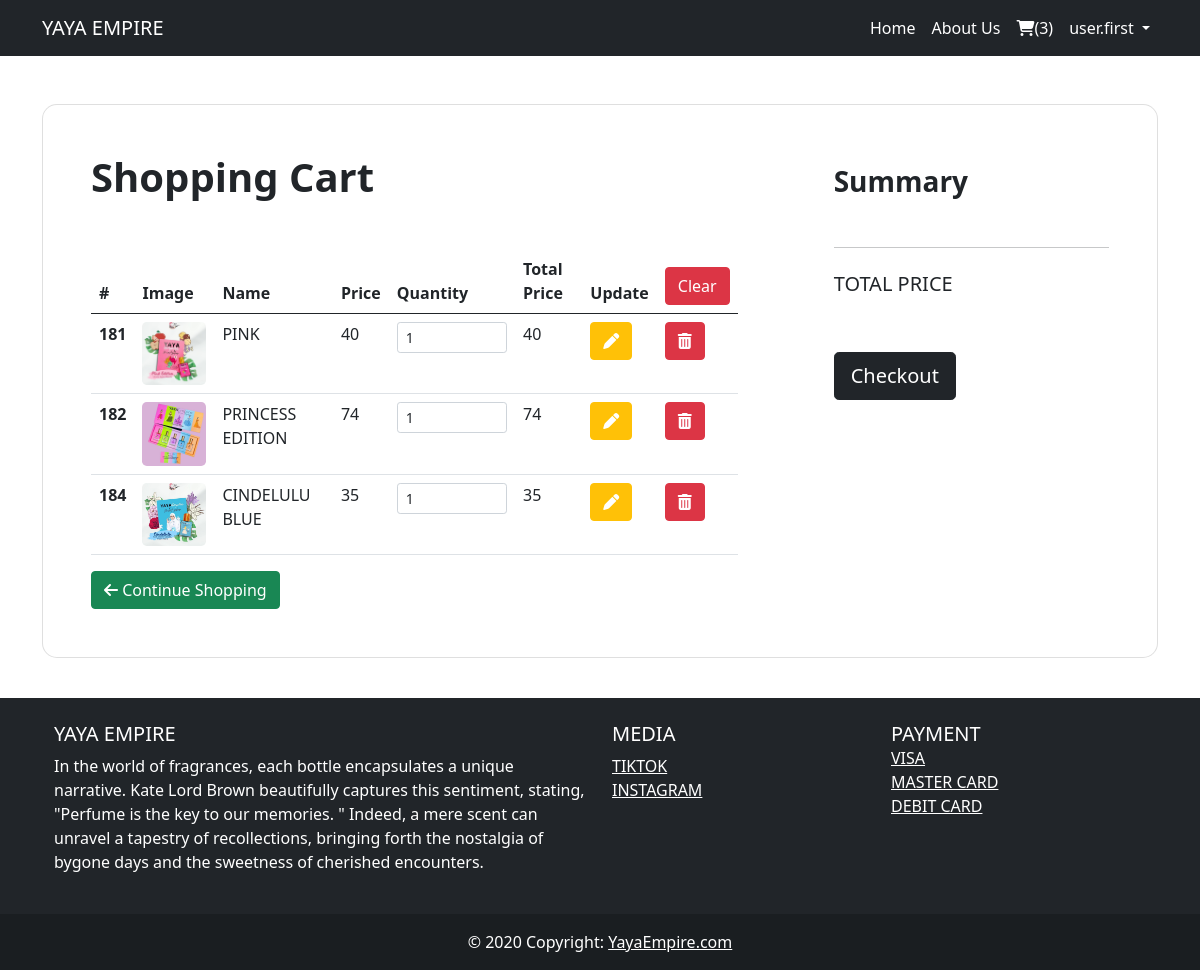
Screenshot of /shopping/cart.php (signed in) with the database file from the repository.
### tables this page shows
CREATE TABLE `cart` (
  `id` int(3) NOT NULL,
  `pro_id` int(3) NOT NULL,
  `pro_name` varchar(200) NOT NULL,
  `pro_image` varchar(200) NOT NULL,
  `pro_price` int(3) NOT NULL,
  `pro_amount` int(3) NOT NULL,
  `pro_file` varchar(200) NOT NULL,
  `user_id` int(3) NOT NULL,
  `create_at` timestamp NOT NULL DEFAULT current_timestamp()
);

### shopping/cart.php (the view, shortened to what this page needs)
<?php require "../includes/header.php"; ?>
<?php require "../config/config.php"; ?>
<?php
  $products = $conn->query("SELECT * FROM cart WHERE user_id = '$_SESSION[user_id]'");
  $products->execute();
  $allproducts = $products->fetchAll(PDO::FETCH_OBJ);
?>
    <div class="row d-flex justify-content-center align-items-center h-100 mt-5 mt-5">
      <div class="col-12">
        <div class="card card-registration card-registration-2" style="border-radius: 15px;">
          <div class="card-body p-0">
            <div class="row g-0">
              <div class="col-lg-8">
                <div class="p-5">
                  <div class="d-flex justify-content-between align-items-center mb-5">
                    <h1 class="fw-bold mb-0 text-black">Shopping Cart</h1>
                  </div>
                  <table class="table" height="190" >
                    <thead>
                      <tr>
                        <th scope="col">#</th>
                        <th scope="col">Image</th>
                        <th scope="col">Name</th>
                        <th scope="col">Price</th>
                        <th scope="col">Quantity</th>
                        <th scope="col">Total Price</th>
                        <th scope="col">Update</th>
                        <th scope="col"><button class="delete-all btn btn-danger text-white">Clear</button></th>
                      </tr>
                    </thead>
                    <tbody>
                      <?php if(count($allproducts) > 0) : ?>
                        <?php foreach($allproducts as $products) : ?>
                          <tr class="mb-4">
                            <th scope="row"><?php echo $products->id; ?></th>
                            <td><img width="100" height="100"
                            src="../images/<?php echo $products->pro_image; ?>"
                            class="img-fluid rounded-3" alt="Cotton T-shirt">
                            </td>
                            <td><?php echo $products->pro_name; ?></td>
                            <td class="pro_price"><?php echo $products->pro_price; ?></td>
                            <td><input id="form1" min="1" name="quantity" value="<?php echo $products->pro_amount; ?>" type="number"
                            class="form-control form-control-sm pro_amount" /></td>
                            <td class="total_price"><?php echo $products->pro_price * $products->pro_amount; ?></td>
                            <td><button value="<?php echo $products->id; ?>" class="btn-update btn btn-warning text-white"><i class="fas fa-pen"></i> </button></td>
                            <td><button value="<?php echo $products->id; ?>" class="btn btn-danger text-white btn-delete"><i class="fas fa-trash-alt"></i> </button></td>
                          </tr>
                      <?php endforeach; ?>
                    <?php else : ?>
                      <div class="alert alert-danger bg-danger text-white">
                        there is no products in cart
                    </div>
                    <?php endif; ?>
                    </tbody>
                  </table>
                  <a href="<?php echo APPURL; ?>" class="btn btn-success text-white"><i class="fas fa-arrow-left"></i>  Continue Shopping</a>
                </div>
              </div>
              <div class="col-lg-4 bg-grey">
                <div class="p-5">
                  <h3 class="fw-bold mb-5 mt-2 pt-1">Summary</h3>
                  <hr class="my-4">
                  <form method="POST" action="cart.php">
                    <div class="d-flex justify-content-between mb-5">
                      <h5 class="text-uppercase">Total price</h5>
                    </div>
                    <button type="submit" name="submit" class="checkout btn btn-dark btn-block btn-lg"
                      data-mdb-ripple-color="dark">Checkout</button>
                    </form>
                </div>
              </div>
            </div>
          </div>
        </div>
      </div>
    </div>
 <?php require "../includes/footer.php"; ?>

### includes/header.php (shortened to what this page needs)
<?php
    require dirname(dirname(__FILE__)) . "/config/config.php";
    if(isset($_SESSION['user_id'])) {
        $number = $conn->query("SELECT COUNT(*) as num_products FROM cart WHERE user_id='$_SESSION[user_id]'");
        $number->execute();
        $getNumber = $number->fetch(PDO::FETCH_OBJ);
    }
?>
<!doctype html>
<html lang="en">
  <head>
    <link href="https://cdn.jsdelivr.net/npm/bootstrap@5.0.2/dist/css/bootstrap.min.css" rel="stylesheet">
  </head>
  <body>
    <nav class="navbar navbar-expand-lg navbar-light bg-dark" >
    <div class="container" style="margin-top: none">
        <a class="navbar-brand  text-white" href="<?php echo APPURL; ?>">YAYA EMPIRE</a>
        <div class="collapse navbar-collapse" id="navbarSupportedContent">
        <ul class="navbar-nav ms-auto mb-2 mb-lg-0">
            <li class="nav-item">
            <a class="nav-link active  text-white" aria-current="page" href="<?php echo APPURL; ?>">Home</a>
            </li>
           <li class="nav-item">
            <a class="nav-link active  text-white" aria-current="page" href="about.php">About Us</a>
            </li>
            <?php if(isset($_SESSION['username'])) : ?>
                <li class="nav-item">
                <a class="nav-link active  text-white" aria-current="page" href="<?php echo APPURL; ?>/shopping/cart.php"><i class="fas fa-shopping-cart"></i>(<?php echo $getNumber->num_products; ?>)</a>
                </li>
                <li class="nav-item dropdown">
                <a class="nav-link dropdown-toggle  text-white" href="#" id="navbarDropdown" role="button" data-bs-toggle="dropdown" aria-expanded="false">
                <?php echo $_SESSION['username']; ?>
                </a>
                </li>
            <?php endif; ?>
        </ul>
        </div>
    </div>
    </nav>
    <div class="container">

### includes/footer.php (shortened to what this page needs)
</div>
       <footer class="bg-dark text-white text-center text-lg-start" style="margin-top: 40px">
       <div class="container p-4">
           <div class="row">
            <link href="https://cdn.jsdelivr.net/npm/bootstrap@5.0.2/dist/css/bootstrap.min.css" rel="stylesheet">
            <link rel="stylesheet" href="https://cdnjs.cloudflare.com/ajax/libs/font-awesome/6.1.0/css/all.min.css">
           <div class="col-lg-6 col-md-12 mb-4 mb-md-0">
               <h5 class="text-uppercase">YAYA EMPIRE</h5>
               <p>
               In the world of fragrances, each bottle encapsulates a unique narrative.
               Kate Lord Brown beautifully captures this sentiment, stating, "Perfume is the key to our memories.
               " Indeed, a mere scent can unravel a tapestry of recollections,
               bringing forth the nostalgia of bygone days and the sweetness of cherished encounters.
               </p>
           </div>
           <div class="col-lg-3 col-md-6 mb-4 mb-md-0">
               <h5 class="text-uppercase">MEDIA</h5>
               <ul class="list-unstyled mb-0">
                <li>
                    <a href="https://www.tiktok.com/@dhiya1246?_t=8hIqaH5avXW&_r=1" class="text-white">
                        TIKTOK
                    </a>
                </li>
                <li>
                    <a href="https://instagram.com/yayaempire_perfumeinspired?igshid=NzZlODBkYWE4Ng==" class="text-white">
                        INSTAGRAM
                    </a>
                </li>
               </ul>
           </div>
           <div class="col-lg-3 col-md-6 mb-4 mb-md-0">
               <h5 class="text-uppercase mb-0">PAYMENT</h5>
               <ul class="list-unstyled">
               <li>
                   <a href="#!"  class="text-white">VISA</a>
               </li>
               <li>
                   <a href="#!" class="text-white">MASTER CARD</a>
               </li>
               <li>
                   <a href="#!" class="text-white">DEBIT CARD</a>
               </li>
               </ul>
           </div>
           </div>
       </div>
       <div class="text-center p-3" style="background-color: rgba(0, 0, 0, 0.2);">
           © 2020 Copyright:
           <a class="text-white" href="https://mdbootstrap.com/">YayaEmpire.com</a>
       </div>
       </footer>
 </body>
</html>

### rows the page displays
cart: id "181", pro_image (picture), pro_name "PINK", pro_price "40", quantity "1", $products->pro_price*$products->pro_amount "40"
cart: id "182", pro_image (picture), pro_name "PRINCESS EDITION", pro_price "74", quantity "1", $products->pro_price*$products->pro_amount "74"
cart: id "184", pro_image (picture), pro_name "CINDELULU BLUE", pro_price "35", quantity "1", $products->pro_price*$products->pro_amount "35"

### other values shown
$getNumber->num_products "3"
$_SESSION['username'] "user.first"
